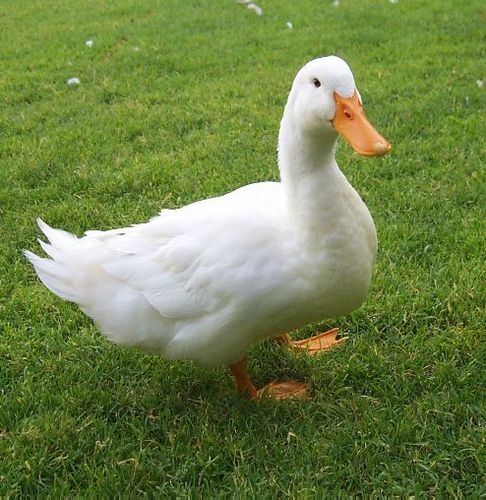
#> input picture images/duck.jpg, 486 x 500 px
$ python main.py
#> lines starting #> are read from the running program, lines starting #| are printed output that depends on the picture; after the words box and inside, x2 and y2 are one past the last pixel; in counts of white or black regions, pixels touching at a corner belong together
import cv2
import numpy as np

# IMAGE
img = cv2.imread('images/duck.jpg')
#> img is the input picture: shape (500, 486, 3); mean B, G, R 71.8, 128.9, 110.8
resized_img = cv2.resize(img, (img.shape[1] // 2, img.shape[0] // 2))
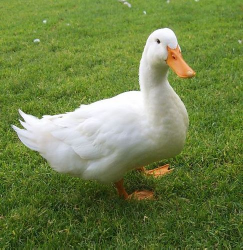
#> resized_img: shape (250, 243, 3); mean B, G, R 71.9, 129, 110.9
blurred_img = cv2.GaussianBlur(img, (9, 9), 0)
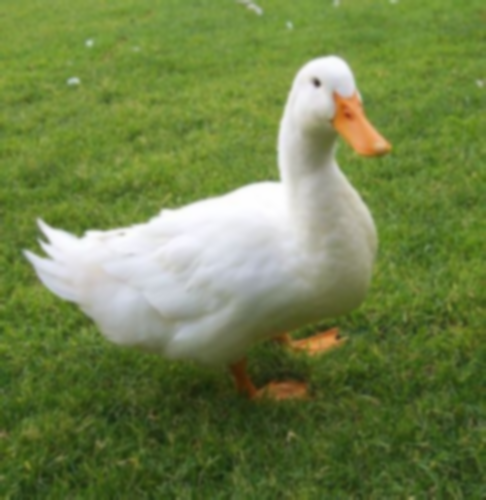
#> blurred_img: shape (500, 486, 3); mean B, G, R 71.8, 128.9, 110.8
black_white_img = cv2.cvtColor(img, cv2.COLOR_BGR2GRAY)
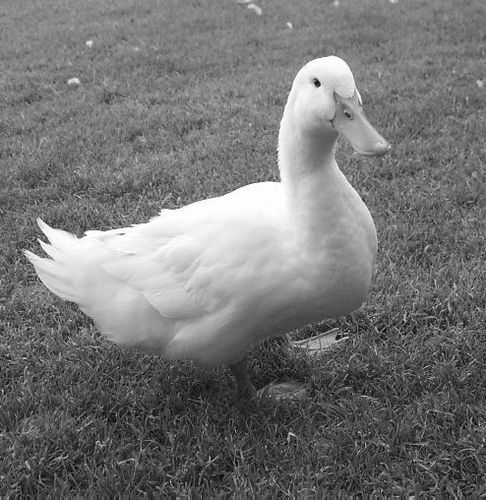
#> black_white_img: shape (500, 486); min 3, max 255, mean 117
# convert img to lines - binary, number - precisions
angles_img = cv2.Canny(black_white_img, 250, 250)
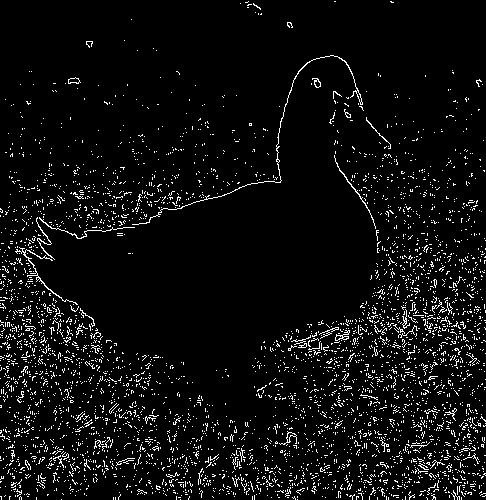
#> angles_img: shape (500, 486); 5.6% white in thin lines or dots
# matrix for bolder lines
kernel = np.ones((5, 5), np.uint8)
# bolder lines
angles_img = cv2.dilate(angles_img, kernel, iterations=1)
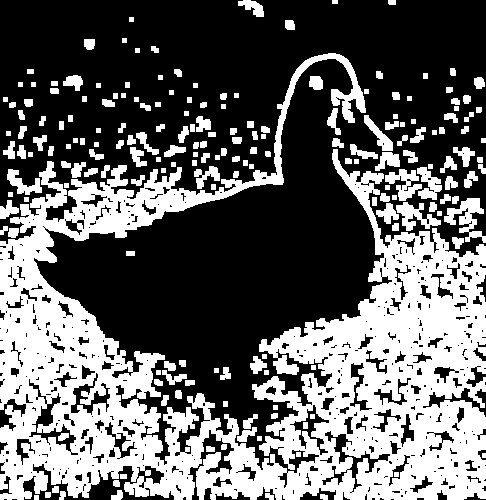
#> angles_img: shape (500, 486); 39.1% white; 195 white regions, largest, box (x1, y1, x2, y2) and area: (0, 53, 486, 500) 79985, (444, 198, 486, 243) 809, (396, 202, 441, 231) 591
# decrease line width
angles_img = cv2.erode(angles_img, kernel, iterations=1)
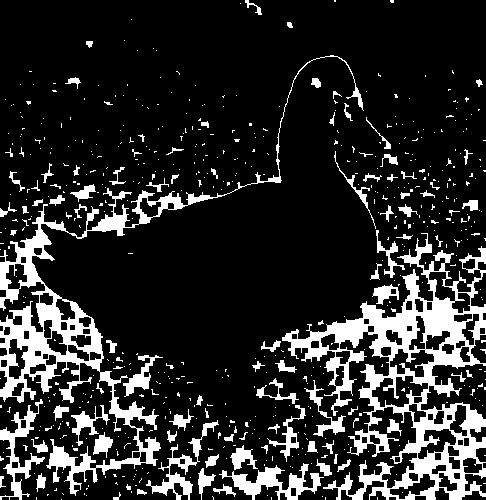
#> angles_img: shape (500, 486); 16.7% white; 596 white regions (502 under 20 px), largest, box (x1, y1, x2, y2) and area: (282, 233, 486, 500) 15621, (0, 55, 364, 496) 11307, (219, 463, 324, 500) 1407

# for cutting by pixels use img[0:100, 0:150]
cv2.imshow('image1', angles_img)
# print(img.shape)
cv2.waitKey(5000)

# [14 lines of commented-out code are left out]
